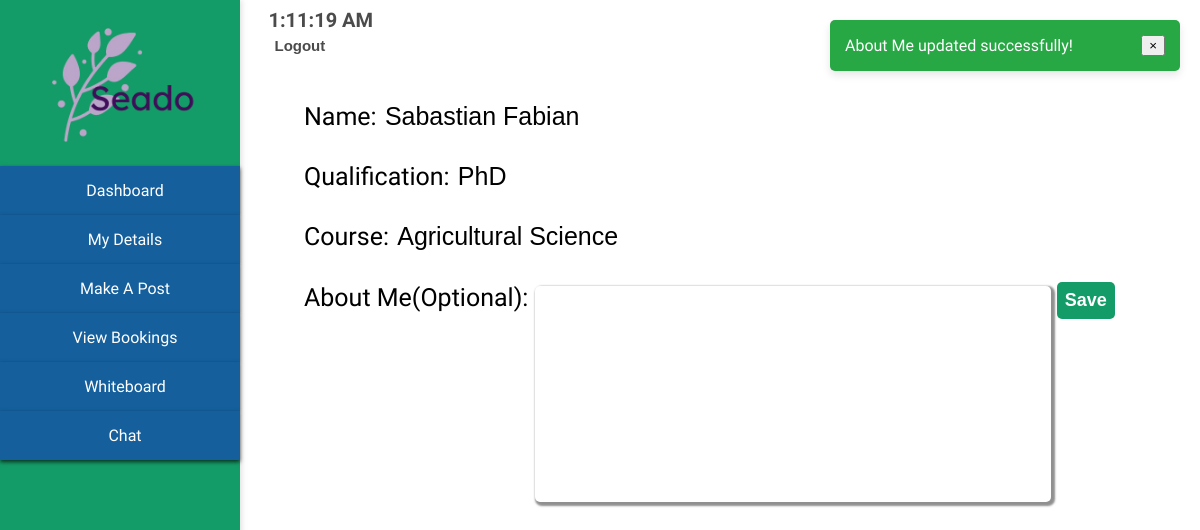
The page /tutor-details (signed in) on the database its author committed.
### Website/models.py (models this page shows)
class Tutor(db.Model, UserMixin):
    id = db.Column(db.Integer, primary_key=True)
    firstName = db.Column(db.String(150), nullable=False)
    lastName = db.Column(db.String(150), nullable=False)
    qualification = db.Column(db.String(150), nullable=True)
    course = db.Column(db.String(150), nullable=True)
    email = db.Column(db.String(150), unique=True, nullable=False)
    password = db.Column(db.String(150), nullable=False)
    profilePicture = db.Column(db.String(255), nullable=True)

### Website/views.py (the view)
@views.route('/tutor-details', methods=['GET', 'POST'])
@login_required
def tutor_details():
        if request.method == 'POST':
            aboutMe = request.form.get('tutor-about-me').strip()
            tutor = current_user
            tutor.aboutMe = aboutMe
        db.session.commit()
        flash('About Me updated successfully!', category="success")
        return render_template("tutor/tutor-details.html")

### Website/templates/tutor/tutor-details.html (shortened to what this page needs)
<!DOCTYPE html>
<html lang="en">
<head>
    <link rel="stylesheet" href="{{ url_for('static', filename='stylesheets/dashboard-style.css') }}">
    <link rel="stylesheet" href="{{ url_for('static', filename='stylesheets/details-style.css') }}">
    <link rel="stylesheet" href="{{ url_for('static', filename='stylesheets/flash.css') }}">
</head>
<body>
      <div class="flash-container">
    {% with messages = get_flashed_messages(with_categories=true) %}
    {% if messages %}
        {% for category, message in messages %}
            <div class="flash-message {{ category }}">
                {{ message|safe }}
                <button onclick="this.parentElement.style.display='none'">×</button>
            </div>
        {% endfor %}
    {% endif %}
{% endwith %}
</div>
    <div class="container">
        <div class="side-pane">
            <div class="seado">
                <img class="seado-logo" src="{{ url_for('static', filename='icons/seado-logo.png') }}">
            </div>
            <nav>
                <ul>
                    <a href="{{ url_for('views.tutor_dashboard') }}"><li> Dashboard</li></a>
                    <a href="{{ url_for('views.tutor_details') }}"><li> My Details</li></a>
                    <a href="{{ url_for('views.tutor_make_post') }}"><li> Make A Post</li></a>
                    <a href="{{ url_for('views.tutor_bookings') }}"><li> View Bookings</li></a>
                    <a href="{{ url_for('views.tutor_whiteboard_session') }}"><li> Whiteboard</li></a>
                    <a href="{{ url_for('views.tutor_recent_chats') }}"><li> Chat</li></a>
                </ul>
            </nav>
        </div>
    </div>
    <div class="profile-header">
        <div class="top">
        <div class="live-time" id="live-time">
        </div>
        <div class="logout-button">
            <a href="{{ url_for('auth.tutor_logout') }}"><button class="logout">Logout</button></a>
        </div>
        </div>
    </div>
    <div class="tutor-info">
        <div class="tutor-info-line">Name: <input type="text" class="tutor-name-input" id="tutor-name" name="tutor-name" value="{{ tutor.firstName }} {{ tutor.lastName }}" readonly></div>
        <div class="tutor-info-line">Qualification: <input type="text" class="tutor-qualification" id="tutor-qualification" name="tutor-qualification" value="{{ tutor.qualification }}" readonly></div>
        <div class="tutor-info-line">Course: <input type="text" class="tutor-course" id="tutor-course" name="tutor-course" value="{{ tutor.course }}" readonly></div>
        <div class="tutor-info-line">About Me(Optional): <textarea class="tutor-about-me" id="tutor-about-me" name="tutor-about-me"></textarea>
            <button type="submit" name="saveBtn" id="saveBtn" class="save-button" value="{{ tutor.aboutMe }}">Save</button>
        </div>
    </div>
</body>
</html>

### Website/static/stylesheets/dashboard-style.css (style rules this page uses)
body { font-family: "Work Sans", sans-serif; font-optical-sizing: auto; font-weight: 450; font-style: normal; }
.side-pane { position: fixed; top: 0; left: 0; height: 100vh; background-color: rgb(20, 156, 104); width: 20%; color: white; padding: 0; margin: 0; box-shadow: 2px 0 5px rgba(173, 170, 170, 0.336); text-align: center; }
.seado-logo { width: 80%; margin-top: 20px; }
nav { margin-top: 10px; }
ul { list-style-type: none; margin: 0; padding: 0; }
li { background-color: rgb(20, 95, 156); padding-top: 15px; padding-bottom: 15px; border: none; box-shadow: 0 2px 4px rgba(0, 0, 0, 0.692); margin: 0; padding-left: 10px; cursor: pointer; }
.profile-header { margin-left: 22%; align-items: center; }
.top { font-size: 20px; }
.live-time { color: rgba(20, 19, 19, 0.763); font-weight: bold; }
.logout { border: none; background: none; cursor: pointer; color: rgba(20, 19, 19, 0.763); font-weight: bold; font-size: 15px; }
a { text-decoration: none; color: white; }

### Website/static/stylesheets/details-style.css (style rules this page uses)
.tutor-info { margin-left: 25%; font-size: 25px; margin-top: 40px; }
.tutor-info-line { margin-top: 20px; cursor: default; }
.tutor-about-me { margin-top: 10px; width: 90%; height: 200px; max-width: 500px; outline: none; border-radius: 5px; border: none; box-shadow: 2px 2px 2px 2px rgba(83, 83, 83, 0.644); font-size: 20px; resize: none; white-space: pre-wrap; overflow-wrap: break-word; text-align: left; vertical-align: top; padding: 8px; }
.tutor-name-input, .tutor-qualification, .tutor-course { height: 20px; width: 60%; max-width: 400px; border-radius: 5px; border: none; outline: none; font-size: 25px; padding-top: 10px; padding-bottom: 10px; cursor: default; }
.save-button { background-color: #149C68; color: white; border: none; border-radius: 5px; font-weight: bold; font-size: 18px; margin-top: 6px; cursor: pointer; padding: 8px; }

### Website/static/stylesheets/flash.css (style rules this page uses)
.flash-container { position: fixed; top: 20px; right: 20px; width: 350px; z-index: 1000; }
.flash-message { display: flex; align-items: center; justify-content: space-between; padding: 15px; margin-bottom: 10px; border-radius: 5px; font-size: 16px; box-shadow: 0 4px 8px rgba(0, 0, 0, 0.1); opacity: 1; transition: opacity 0.5s ease-in-out; }
.flash-message.success { background-color: #28a745; color: white; }

### rows shown on the page
Tutor: tutor-name "Sabastian Fabian", tutor-qualification "PhD", tutor-course "Agricultural Science"

### other values the page prints
{{ message|safe }} "About Me updated successfully!"
